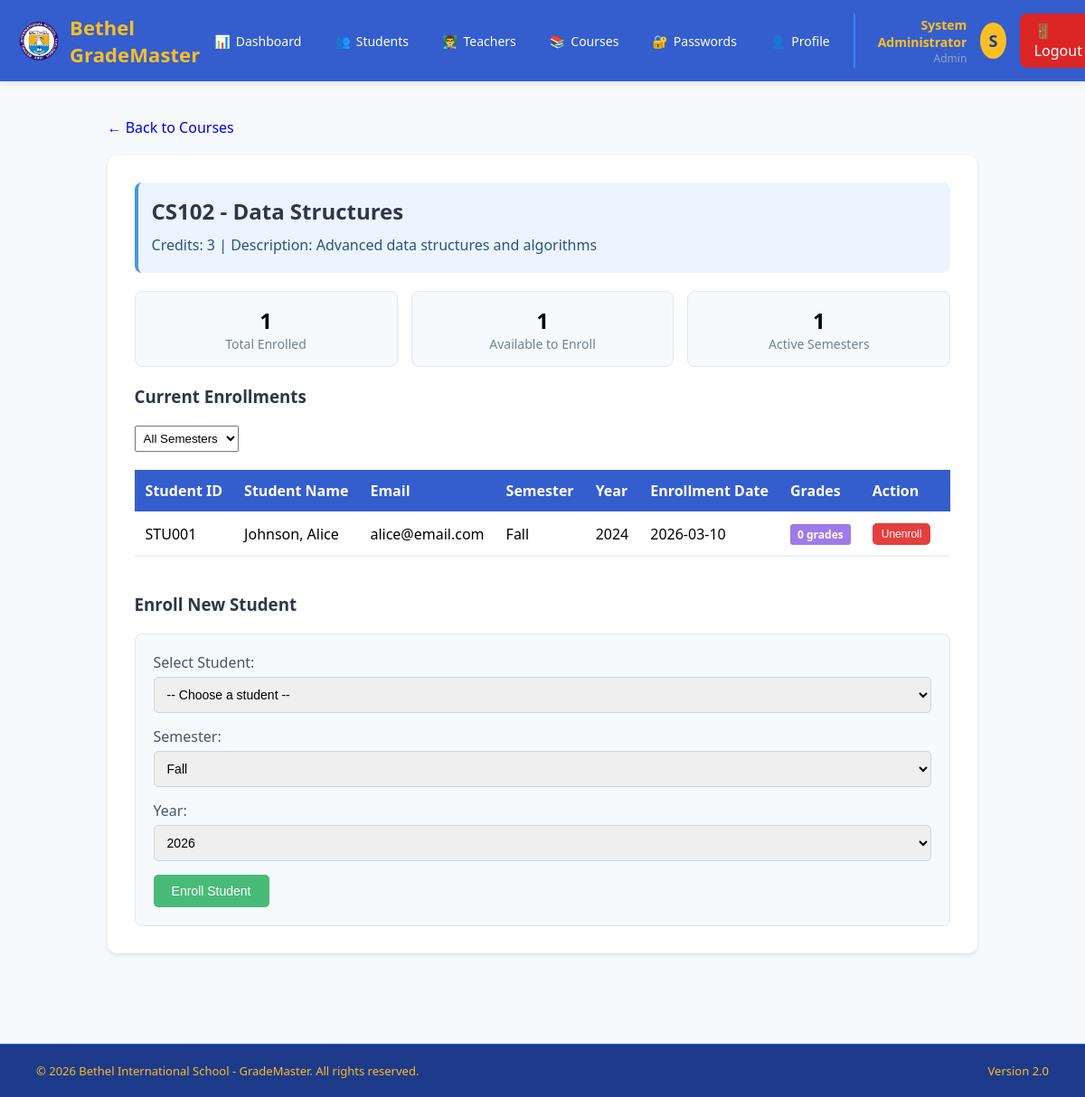
Before: /manage_enrollments.php?course_id=2 (signed in) with the older database file.
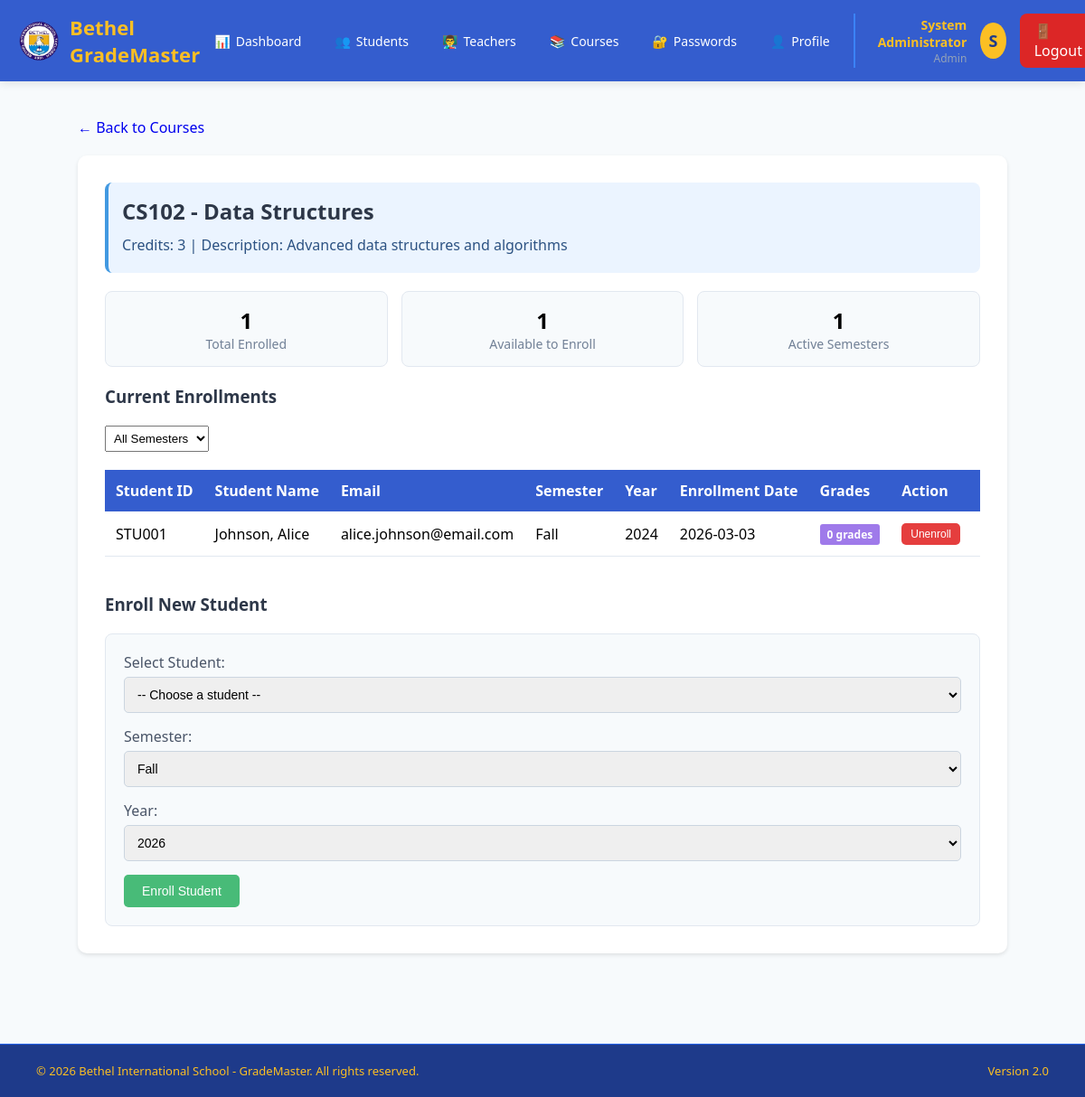
After: the same page with the newer database file.
### tables this page shows
CREATE TABLE `enrollments` (
  `id` int(11) NOT NULL,
  `student_id` int(11) NOT NULL,
  `course_id` int(11) NOT NULL,
  `enrollment_date` date DEFAULT curdate(),
  `semester` varchar(20) DEFAULT NULL,
  `year` int(11) DEFAULT NULL
);

CREATE TABLE `students` (
  `id` int(11) NOT NULL,
  `user_id` int(11) DEFAULT NULL,
  `student_id` varchar(20) NOT NULL,
  `first_name` varchar(50) NOT NULL,
  `last_name` varchar(50) NOT NULL,
  `email` varchar(100) DEFAULT NULL,
  `phone` varchar(20) DEFAULT NULL,
  `address` text DEFAULT NULL,
  `profile_image` varchar(255) DEFAULT NULL,
  `enrollment_date` date DEFAULT NULL
);

### manage_enrollments.php (the view, shortened to what the changed rows need)
<?php
require_once 'config/database.php';
include 'includes/header.php';
$course_id = isset($_GET['course_id']) ? (int)$_GET['course_id'] : 0;
$stmt = $pdo->prepare("SELECT * FROM courses WHERE id = ?");
$stmt->execute([$course_id]);
$course = $stmt->fetch();
$stmt = $pdo->prepare("
    SELECT e.*,
           s.student_id,
           s.first_name,
           s.last_name,
           s.email,
           (SELECT COUNT(*) FROM grades WHERE enrollment_id = e.id) as grade_count
    FROM enrollments e
    JOIN students s ON e.student_id = s.id
    WHERE e.course_id = ?
    ORDER BY s.last_name, s.first_name
");
$stmt->execute([$course_id]);
$enrollments = $stmt->fetchAll();
?>
<!DOCTYPE html>
<html lang="en">
<head>
</head>
<body>
    <div class="container">
        <div class="card">
            <div class="course-info">
                <h2><?php echo htmlspecialchars($course['course_code'] . ' - ' . $course['course_name']); ?></h2>
            </div>
            <?php if (count($enrollments) > 0): ?>
                <table>
                    <thead>
                        <tr>
                            <th>Student ID</th>
                            <th>Student Name</th>
                            <th>Email</th>
                            <th>Semester</th>
                            <th>Year</th>
                            <th>Enrollment Date</th>
                            <th>Grades</th>
                            <th>Action</th>
                        </tr>
                    </thead>
                    <tbody>
                        <?php
                        foreach ($enrollments as $enrollment):
                        ?>
                        <tr>
                            <td><?php echo htmlspecialchars($enrollment['student_id']); ?></td>
                            <td><?php echo htmlspecialchars($enrollment['last_name'] . ', ' . $enrollment['first_name']); ?></td>
                            <td><?php echo htmlspecialchars($enrollment['email']); ?></td>
                            <td><?php echo $enrollment['semester']; ?></td>
                            <td><?php echo $enrollment['year']; ?></td>
                            <td><?php echo $enrollment['enrollment_date']; ?></td>
                            <td>
                                <span class="badge badge-grades"><?php echo $enrollment['grade_count']; ?> grades</span>
                            </td>
                            <td>
                                <form method="POST" style="display: inline;" onsubmit="return confirm('Are you sure you want to unenroll this student? This will also delete all their grades for this course.')">
                                    <button type="submit" class="btn btn-danger btn-sm">Unenroll</button>
                                </form>
                            </td>
                        </tr>
                        <?php endforeach; ?>
                    </tbody>
                </table>
            <?php else: ?>
                <p style="text-align: center; padding: 30px; color: #718096; background: #f7fafc; border-radius: 5px;">
                    No students enrolled in this course yet.
                </p>
            <?php endif; ?>
        </div>
    </div>
</body>
</html>

Changed rows visible on the page:
changed enrollments "Fall": student.email "alice@email.com" → "alice.johnson@email.com"; enrollment_date "2026-03-10" → "2026-03-03"
